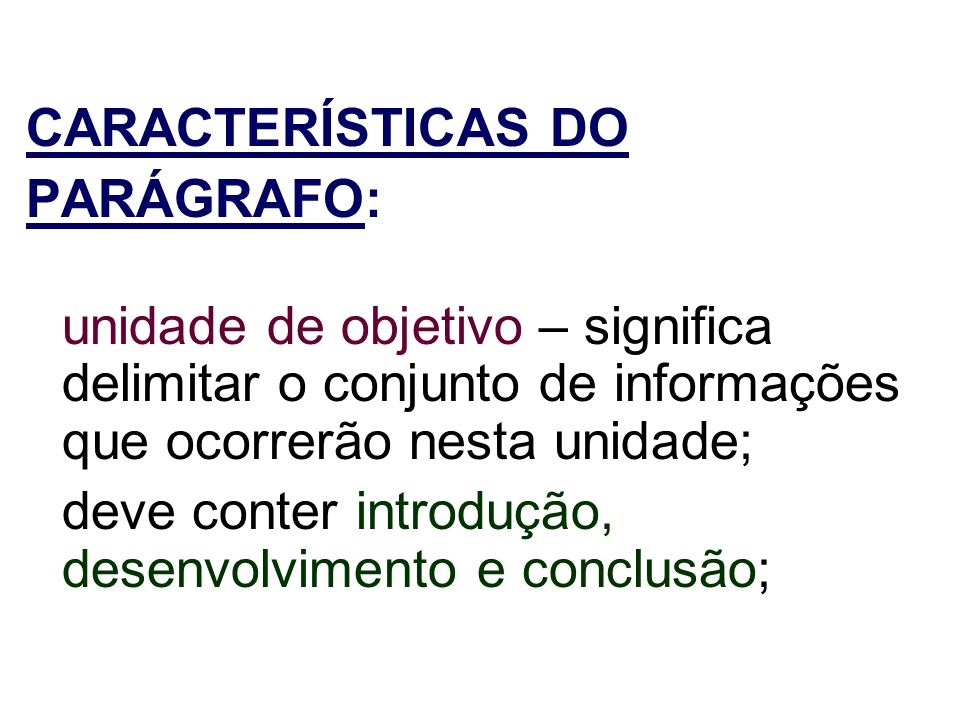
#> input picture exemplo/111.jpg, 960 x 720 px
$ python boxes_nas_palavras.py   (older library calls are emulated)
#> lines starting #> are read from the running program, lines starting #| are printed output that depends on the picture; after the words box and inside, x2 and y2 are one past the last pixel; in counts of white or black regions, pixels touching at a corner belong together
import cv2
import numpy as np

# boxes nas palavras

large = cv2.imread('111.jpg')
#> large is the input picture: shape (720, 960, 3); mean B, G, R 235.6, 233.2, 233.2
rgb = cv2.pyrDown(large)
small = cv2.cvtColor(rgb, cv2.COLOR_BGR2GRAY)
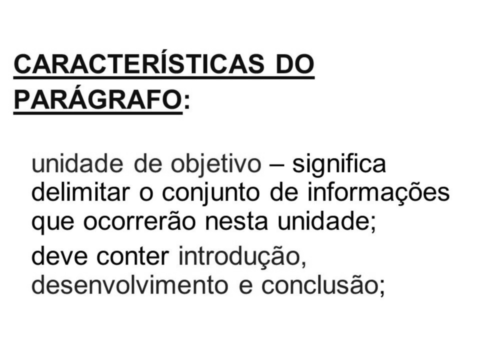
#> small: shape (360, 480); min 1, max 255, mean 233.5

kernel = cv2.getStructuringElement(cv2.MORPH_ELLIPSE, (3, 3))
grad = cv2.morphologyEx(small, cv2.MORPH_GRADIENT, kernel)
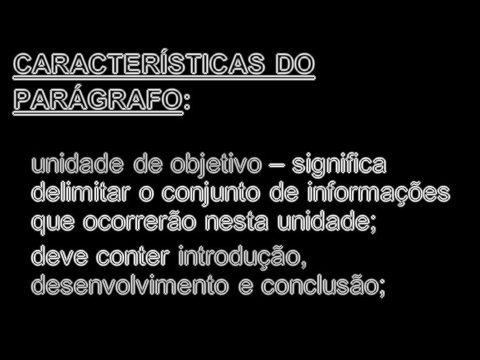
#> grad: shape (360, 480); min 0, max 239, mean 28.3

_, bw = cv2.threshold(grad, 0.0, 255.0, cv2.THRESH_BINARY | cv2.THRESH_OTSU)
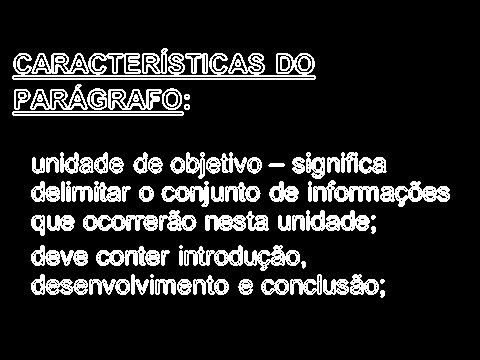
#> bw: shape (360, 480); 14.5% white; 84 white regions (4 under 20 px), largest, box (x1, y1, x2, y2) and area: (12, 53, 316, 80) 3675, (380, 181, 450, 207) 857, (306, 210, 370, 231) 815

kernel = cv2.getStructuringElement(cv2.MORPH_RECT, (9, 1))
connected = cv2.morphologyEx(bw, cv2.MORPH_CLOSE, kernel)
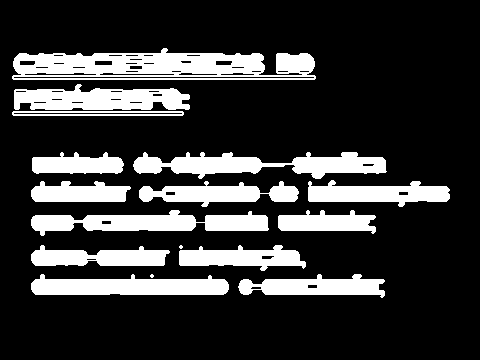
#> connected: shape (360, 480); 21.2% white; 16 white regions (2 under 20 px)
# using RETR_EXTERNAL instead of RETR_CCOMP
contours, hierarchy = cv2.findContours(connected.copy(), cv2.RETR_EXTERNAL, cv2.CHAIN_APPROX_NONE)
#> contours = 16 contours, 2 with area under 20; largest, box (x1, y1, x2, y2) and area: (12, 48, 316, 80) 7234, (133, 152, 387, 179) 3494, (31, 210, 269, 236) 3266, (14, 84, 190, 110) 3128, (31, 274, 229, 295) 2956
# For opencv 3+ comment the previous line and uncomment the following line
#_, contours, hierarchy = cv2.findContours(connected.copy(), cv2.RETR_EXTERNAL, cv2.CHAIN_APPROX_NONE)

mask = np.zeros(bw.shape, dtype=np.uint8)

for idx in range(len(contours)):
    x, y, w, h = cv2.boundingRect(contours[idx])
    mask[y:y+h, x:x+w] = 0
    cv2.drawContours(mask, contours, idx, (255, 255, 255), -1)
    r = float(cv2.countNonZero(mask[y:y+h, x:x+w])) / (w * h)

    if r > 0.45 and w > 8 and h > 8:
        cv2.rectangle(rgb, (x, y), (x+w-1, y+h-1), (0, 255, 0), 2)

        cv2.imshow('Boxes nas palavras', rgb)
#> this loop made 16 passes
#> (x, y, w, h, r) on passes 1 to 12: (238, 274, 147, 24, 0.634), (150, 274, 4, 4, 0.75), (31, 274, 198, 21, 0.762), (179, 245, 127, 26, 0.621), (179, 245, 4, 4, 0.75), (31, 245, 139, 21, 0.702), (278, 210, 98, 24, 0.675), (31, 210, 238, 26, 0.571), (139, 181, 160, 26, 0.554), (31, 181, 100, 21, 0.776), (308, 180, 142, 27, 0.618), (133, 152, 254, 27, 0.553)
#> pass 1, `cv2.imshow('Boxes nas palavras', rgb)`:
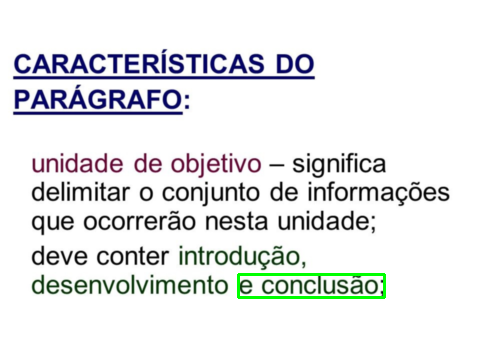
#> window 'Boxes nas palavras': shape (360, 480, 3); mean B, G, R 234.1, 233.3, 231.7
#> after the loop:
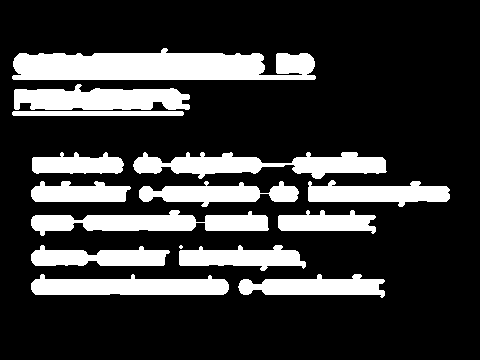
#> mask: shape (360, 480); 22% white; 15 white regions (1 under 20 px), largest, box (x1, y1, x2, y2) and area: (12, 48, 316, 80) 7617, (133, 152, 387, 179) 3791, (31, 210, 269, 236) 3535
#> after the loop:
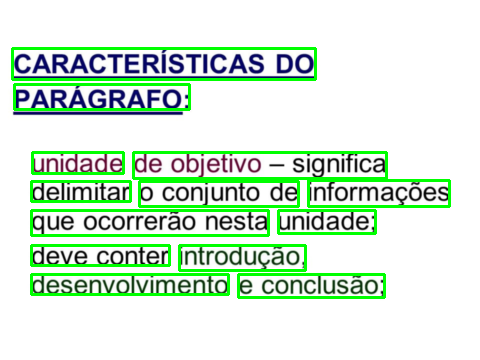
#> rgb: shape (360, 480, 3); mean B, G, R 215, 234.5, 212.8

cv2.waitKey(0)
cv2.destroyAllWindows()

$ run again, with exemplo/img_001.jpg copied over exemplo/111.jpg
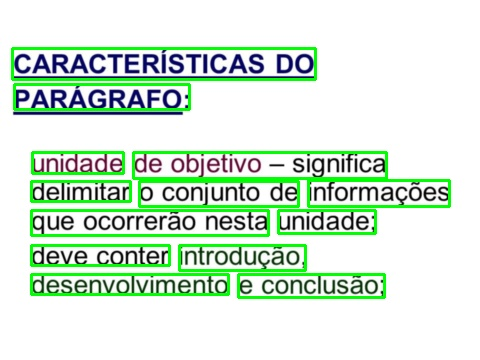
#> input picture exemplo/img_001.jpg, 480 x 360 px
#> large is the input picture: shape (360, 480, 3); mean B, G, R 215, 232.7, 212.8
#> `_, bw = cv2.threshold(grad, 0.0, 255.0, cv2.THRESH_BINARY | cv2.THRESH..`:
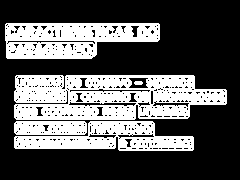
#> bw: shape (180, 240); 35.4% white; 5 white regions, box (x1, y1, x2, y2) and area: (14, 75, 227, 120) 7194, (5, 23, 160, 59) 4008, (14, 121, 194, 151) 3087, (14, 121, 87, 135) 953, (134, 81, 143, 85) 32
#> connected: shape (180, 240); 39% white; 3 white regions
#> contours = 3 contours; box (x1, y1, x2, y2) and area: (14, 75, 227, 120) 8138, (5, 23, 160, 59) 4288, (14, 121, 194, 151) 4244
#> the loop `for idx in range(len(contours)):` made 3 passes
#> (x, y, w, h, r) on passes 1 to 3: (14, 121, 180, 30, 0.837), (14, 75, 213, 45, 0.881), (5, 23, 155, 36, 0.802)
#> after the loop `for idx in range(len(contours)):`:
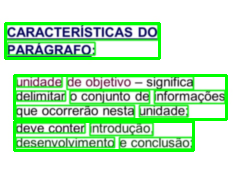
#> rgb: shape (180, 240, 3); mean B, G, R 197.6, 233.5, 195.5
